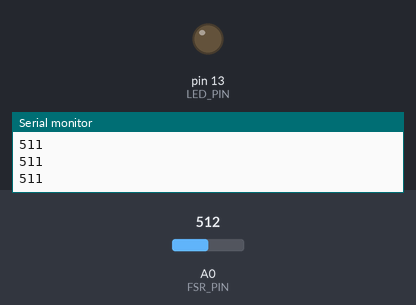
Simulated run of this sketch. Board: Arduino Uno, built with avr-gcc and run on an emulated ATmega328P. Shown: output pins drawn as LEDs (lit = HIGH), the last lines printed to the serial monitor. Dashed ring = blinking. The test bench sets the inputs (shaded band); at power-on: A0 (FSR_PIN) = 512.

Above: at 1.2 s.
1.3 s: A0 (FSR_PIN) set to 425
3.3 s: A0 (FSR_PIN) set to 392
At 4.07 s:
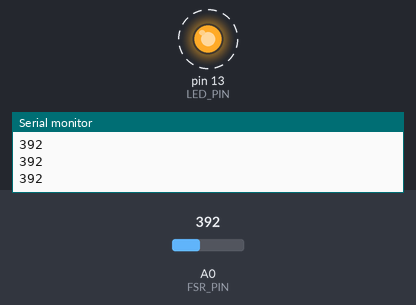
6.3 s: A0 (FSR_PIN) set to 419
Timing chart, 0 to 9.3 s (numbered marks = the images above; inputs shaded):
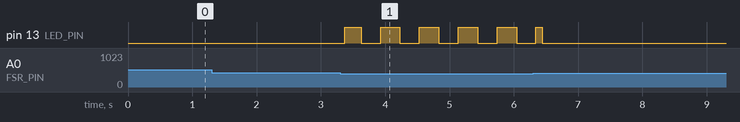

Measured:
- the behaviour switches between 409 and 408 on A0 (FSR_PIN) (found by bisection; images 0 and 1)
- after the input at 3.3 s, pin 13 (LED_PIN): alternates HIGH for 0.30 s and LOW for 0.30 s, starting after 0.07 s

The sketch:

arduino_pressure_sensor.ino
```cpp
/*
  arduino_pressure_sensor.ino
  ============================
  Steering wheel force sensor — Arduino sketch.

  Hardware:
    - Force Sensitive Resistor (FSR) connected to A0
    - 10kΩ pull-down resistor between A0 and GND
    - NodeMCU ESP8266 or Arduino Uno

  Circuit:
    5V ──── FSR ──── A0 ──── 10kΩ ──── GND

  Serial output:
    Sends raw ADC reading (0–1023) once every 50ms.
    Python reads this and maps it to 0–500 Pa.

  LED indicators (optional):
    Pin 13 (built-in LED): blinks when pressure < threshold
*/

const int FSR_PIN       = A0;
const int LED_PIN       = 13;
const int THRESHOLD_ADC = 409;   // ≈ 200 Pa  (200/500 * 1023)
const int SAMPLE_MS     = 50;    // send reading every 50ms

int   rawValue   = 0;
float smoothed   = 500.0;
bool  gripLost   = false;

void setup() {
  Serial.begin(9600);
  pinMode(LED_PIN, OUTPUT);
  digitalWrite(LED_PIN, LOW);
}

void loop() {
  // Read and smooth (low-pass filter)
  rawValue = analogRead(FSR_PIN);
  smoothed = 0.3 * rawValue + 0.7 * smoothed;

  gripLost = (smoothed < THRESHOLD_ADC);

  // LED indicator: blink if grip lost
  if (gripLost) {
    digitalWrite(LED_PIN, (millis() / 300) % 2);   // blink 300ms
  } else {
    digitalWrite(LED_PIN, LOW);
  }

  // Send reading to Python over serial
  Serial.println((int)smoothed);

  delay(SAMPLE_MS);
}

/*
  Wiring Guide
  ─────────────────────────────────────────────────────────
  FSR 402 (round, 0.5") is recommended.
  Place it under the steering wheel grip tape or on
  the 10 o'clock / 2 o'clock hand position.

  To connect to Python:
    1. Plug Arduino via USB
    2. Find port: Windows → Device Manager → COM ports
                  Linux   → ls /dev/ttyUSB*
                  Mac     → ls /dev/cu.usbmodem*
    3. Run:  python main.py --serial-port COM3
       (replace COM3 with your port)

  Threshold calibration:
    - Upload this sketch
    - Open Serial Monitor at 9600 baud
    - Apply normal driving grip → note reading (~400–700)
    - Release grip completely   → note reading (~50–150)
    - Set THRESHOLD_ADC to midpoint
*/
```
